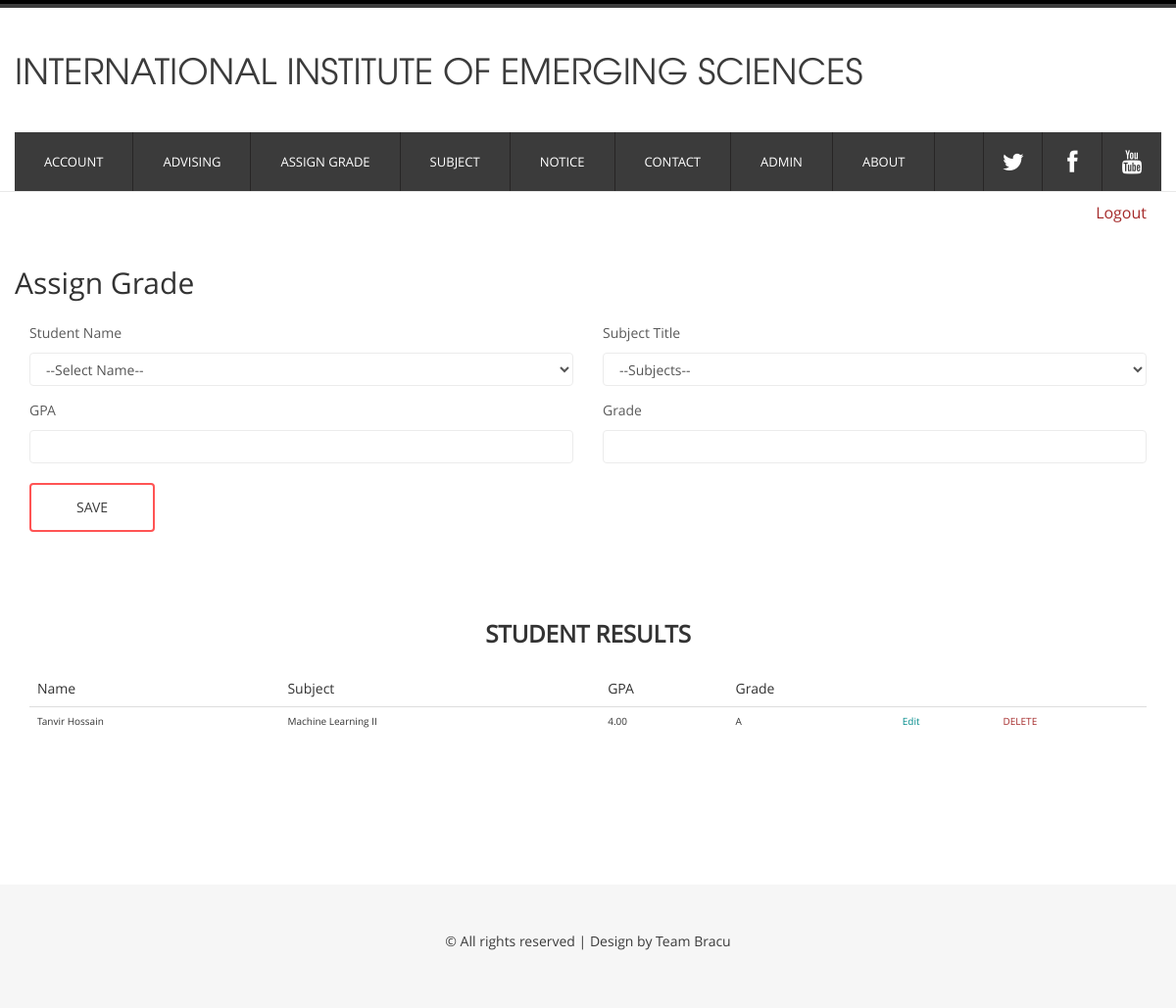
The app's page /includes/gradeform2.php (signed in) with its own data.
### tables this page shows
CREATE TABLE `gradedetails` (
  `rt_id` int(10) NOT NULL,
  `gpa` float(10,2) NOT NULL,
  `grade` varchar(10) NOT NULL,
  `id` int(11) NOT NULL
);

CREATE TABLE `a` (
  `id` int(11) NOT NULL,
  `name` varchar(100) NOT NULL,
  `email` varchar(100) NOT NULL,
  `phno` varchar(15) NOT NULL,
  `password` varchar(20) NOT NULL
);

CREATE TABLE `routine` (
  `rt_id` int(11) NOT NULL,
  `std_id` int(11) NOT NULL,
  `sub` varchar(50) NOT NULL,
  `day` varchar(20) NOT NULL,
  `time` varchar(20) NOT NULL
);

### includes/gradeform2.php (the view, shortened to what this page needs)
<?php
    include_once 'headerInside2.php';
    include_once 'database.php';
function  getSubject($conn,$subid){
   $query= "SELECT sub FROM routine WHERE rt_id='$subid'";
   $zone= mysqli_query($conn,$query);
   $sub = mysqli_fetch_assoc($zone);
   return $sub['sub'] ;
}
?>
<!DOCTYPE HTML>
<html>
<head>
<link href="css/bootstrap.min.css" rel='stylesheet' type='text/css' />
<link href="css/bootstrap.css" rel='stylesheet' type='text/css' />
<link href="css/style.css" rel="stylesheet" type="text/css" media="all" />
   	<link rel="stylesheet" href="fonts/css/font-awesome.min.css">
</head>
<body>
<div class="main_bg">
<div class="main_btm">
	<div class="container">
		<a href="logout.php" style="float:right; font-size:16px; color: brown;margin-top:10px; margin-bottom:10px" >Logout</a>
		<div class="main row">
			    <div class="col-md-12 company_ad">
				</div>
				<h2>Assign Grade</h2><br>
				<form method="post">
				<div class="col-md-6">
				  <div class="contact-form">
					    	<div>
						    	<span>Student Name</span>
						    	<select id="stdid" name="stdid" class="form-control" >
                        ?> <option value="">--Select Name--</option>
                </select><br>
						    </div>
						</div>
					</div>
					<div class="col-md-6">
						<div class="contact-form">
						    <div>
						    	<span>Subject Title</span>
                                                        <select id="sub" name="sub" class="form-control">
                                                            <option value="">--Subjects--</option>;
                </select><br>
						    </div>
						</div>
						</div>
						<div class="col-md-6">
						<div class="contact-form">
						    <div>
						    	<span>GPA</span>
                                        <span><input type="number" step="0.01" name="gpa" class="form-control" id="inputEmail3"></span>
						    </div>
						</div>
					</div>
					<div class="col-md-6">
						<div class="contact-form">
						    <div>
						    	<span>Grade</span>
                                           <span><input type="text" name="grade" class="form-control" id="inputEmail3"></span>
						    </div>
						</div>
					</div>
					<div class="col-md-6">
						<div class="contact-form">
						   <div>
                                                       <label class="fa-btn btn-1 btn-1e"><input type="submit" value="SAVE" name="save"></label>
						  </div>
						</div>
					</div>
					    </form>
				    </div>
  			</div>
                        <?php
        $query   = "SELECT * FROM gradedetails";
        $result  = mysqli_query( $conn, $query );
        $rowcount=mysqli_num_rows($result);
        if($rowcount>0){ ?>
  			<div class="container">
    <div class="row">
        <div class="col-lg-12">
            <table class="table table-hover" style="margin-bottom:100px">
                <thead class="th1" style="font-size:14px">
                    <h3  style="text-align:center; margin-bottom: 25px; font-weight:bold" >STUDENT RESULTS</h3>
                    <tr>
                        <td>Name</td>
                        <td>Subject</td>
                        <td>GPA</td>
                        <td>Grade</td>
                    </tr>
                </thead>
                <tbody id="displayRecord">
                    <?php
        $query   = "SELECT a.name, gradedetails.id,gradedetails.rt_id,gradedetails.gpa,gradedetails.grade FROM gradedetails INNER JOIN a ON gradedetails.id=a.id";
        $result  = mysqli_query( $conn, $query );
        while( $student = mysqli_fetch_assoc( $result ) ) {
            ?>
            <tr>
                <td><?php echo $student['name'] ?></td>
                <td><?php echo getSubject($conn,$student['rt_id']); ?></td>
                <td><?php echo $student['gpa']; ?></td>
                <td><?php echo $student['grade']; ?></td>
                <td><a style="color:DarkCyan" href="admin-gradeshow.php?rt_id=<?php echo $student['rt_id']?>">Edit</a></td>
                <td><a style="color:brown" href="gradeform2.php?rt_id=<?php echo $student['rt_id']?>&act=del">DELETE</a></td>
            </tr>
            <?php
        }
        ?>
                </tbody>
            </table>
        </div>
    </div>
</div>	 <?php } ?>
	</div>
</div>
<?php
    include_once 'footer.php';
?>
</body>
</html>

### css/style.css (style rules this page uses)
body { font-family: 'open_sansregular'; background:#ffffff; font-size: 100%; }
.main_bg { background: #ffffff; }
.main { padding: 5% 0; }
.fa-btn { font-size: 14px; background: none; cursor: pointer; padding: 12px 40px; display: inline-block; margin: 10px 0px; text-transform: uppercase; outline: none; position: relative; -webkit-transition: all 0.3s; -moz-transition: all 0.3s; transition: all 0.3s; border-radius: 4px; -webkit-border-radius: 4px; -moz-border-radius: 4px; -o-border-radius: 4px; }
.fa-btn:after { content: ''; position: absolute; z-index: -1; -webkit-transition: all 0.3s; -moz-transition: all 0.3s; transition: all 0.3s; }
.btn-1 { border: 2px solid #ff5454; color: #3b3b3b; }
.btn-1e { overflow: hidden; }
.btn-1e:after { width: 100%; height: 0; top: 50%; left: 50%; background: #ff5454; opacity: 0; -webkit-transform: translateX(-50%) translateY(-50%) rotate(45deg); -moz-transform: translateX(-50%) translateY(-50%) rotate(45deg); -ms-transform: translateX(-50%) translateY(-50%) rotate(45deg); transform: translateX(-50%) translateY(-50%) rotate(45deg); }
.main_btm { background: #FFFFFF; border-top: 1px solid rgb(233, 233, 233); }
.contact-form span { display:block; text-transform: capitalize; font-size: 14px; color: #5b5b5b; font-weight: normal; margin-bottom: 10px; }
.form-control { box-shadow: none; border: 1px solid #ECECEC; -webkit-transition: all 0.3s ease-in-out; -moz-transition: all 0.3s ease-in-out; -o-transition: all 0.3s ease-in-out; transition: all 0.3s ease-in-out; }
.contact-form input[type="submit"] { font-family: 'open_sansregular'; -webkit-appearance: none; cursor: pointer; border: none; outline: none; background: none; text-transform: uppercase; font-weight: 100; }
.contact-form label { position: relative; z-index: 1; }

### records on screen
gradedetails: a.name "Tanvir Hossain", rt_id.sub "Machine Learning II", gpa "4.00", grade "A"
